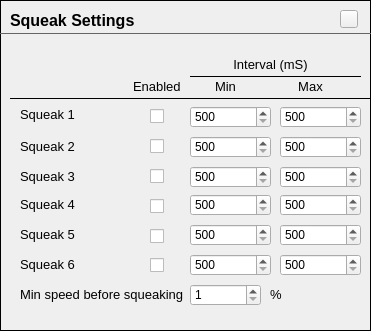
               <widget class="FrameContent" name="frmSqueaks">
                <property name="geometry">
                 <rect>
                  <x>10</x>
                  <y>180</y>
                  <width>371</width>
                  <height>331</height>
                 </rect>
                </property>
                <property name="frameShape">
                 <enum>QFrame::Box</enum>
                </property>
                <property name="frameShadow">
                 <enum>QFrame::Plain</enum>
                </property>
                <widget class="QFrame" name="frame_42">
                 <property name="geometry">
                  <rect>
                   <x>0</x>
                   <y>23</y>
                   <width>371</width>
                   <height>20</height>
                  </rect>
                 </property>
                 <property name="styleSheet">
                  <string notr="true">color: #666;</string>
                 </property>
                 <property name="frameShape">
                  <enum>QFrame::HLine</enum>
                 </property>
                 <property name="frameShadow">
                  <enum>QFrame::Plain</enum>
                 </property>
                </widget>
                <widget class="HelpButton" name="hpbSoundSqueaks">
                 <property name="geometry">
                  <rect>
                   <x>340</x>
                   <y>10</y>
                   <width>18</width>
                   <height>18</height>
                  </rect>
                 </property>
                 <property name="maximumSize">
                  <size>
                   <width>18</width>
                   <height>18</height>
                  </size>
                 </property>
                 <property name="text">
                  <string/>
                 </property>
                </widget>
                <widget class="QLabel" name="label_175">
                 <property name="geometry">
                  <rect>
                   <x>10</x>
                   <y>10</y>
                   <width>181</width>
                   <height>21</height>
                  </rect>
                 </property>
                 <property name="font">
                  <font>
                   <pointsize>12</pointsize>
                   <weight>75</weight>
                   <bold>true</bold>
                  </font>
                 </property>
                 <property name="text">
                  <string>Squeak Settings</string>
                 </property>
                </widget>
                <widget class="QSpinBox" name="spinSqueak3Max">
                 <property name="geometry">
                  <rect>
                   <x>280</x>
                   <y>166</y>
                   <width>81</width>
                   <height>22</height>
                  </rect>
                 </property>
                 <property name="minimum">
                  <number>500</number>
                 </property>
                 <property name="maximum">
                  <number>10000</number>
                 </property>
                 <property name="singleStep">
                  <number>50</number>
                 </property>
                </widget>
                <widget class="QLabel" name="lblSqueak1">
                 <property name="geometry">
                  <rect>
                   <x>20</x>
                   <y>104</y>
                   <width>91</width>
                   <height>21</height>
                  </rect>
                 </property>
                 <property name="font">
                  <font>
                   <pointsize>10</pointsize>
                  </font>
                 </property>
                 <property name="text">
                  <string>Squeak 1</string>
                 </property>
                </widget>
                <widget class="QSpinBox" name="spinSqueak1Min">
                 <property name="geometry">
                  <rect>
                   <x>190</x>
                   <y>106</y>
                   <width>81</width>
                   <height>22</height>
                  </rect>
                 </property>
                 <property name="minimum">
                  <number>500</number>
                 </property>
                 <property name="maximum">
                  <number>10000</number>
                 </property>
                 <property name="singleStep">
                  <number>50</number>
                 </property>
                </widget>
                <widget class="QLabel" name="lblSqueakHeader4">
                 <property name="geometry">
                  <rect>
                   <x>190</x>
                   <y>76</y>
                   <width>71</width>
                   <height>21</height>
                  </rect>
                 </property>
                 <property name="font">
                  <font>
                   <pointsize>10</pointsize>
                  </font>
                 </property>
                 <property name="text">
                  <string>Min</string>
                 </property>
                 <property name="alignment">
                  <set>Qt::AlignCenter</set>
                 </property>
                </widget>
                <widget class="QSpinBox" name="spinSqueak3Min">
                 <property name="geometry">
                  <rect>
                   <x>190</x>
                   <y>166</y>
                   <width>81</width>
                   <height>22</height>
                  </rect>
                 </property>
                 <property name="minimum">
                  <number>500</number>
                 </property>
                 <property name="maximum">
                  <number>10000</number>
                 </property>
                 <property name="singleStep">
                  <number>50</number>
                 </property>
                </widget>
                <widget class="QLabel" name="lblMinSqueakSpeed2">
                 <property name="geometry">
                  <rect>
                   <x>270</x>
                   <y>284</y>
                   <width>21</width>
                   <height>21</height>
                  </rect>
                 </property>
                 <property name="font">
                  <font>
                   <pointsize>10</pointsize>
                  </font>
                 </property>
                 <property name="text">
                  <string>%</string>
                 </property>
                </widget>
                <widget class="QSpinBox" name="spinSqueak1Max">
                 <property name="geometry">
                  <rect>
                   <x>280</x>
                   <y>106</y>
                   <width>81</width>
                   <height>22</height>
                  </rect>
                 </property>
                 <property name="minimum">
                  <number>500</number>
                 </property>
                 <property name="maximum">
                  <number>10000</number>
                 </property>
                 <property name="singleStep">
                  <number>50</number>
                 </property>
                </widget>
                <widget class="QSpinBox" name="spinSqueak5Min">
                 <property name="geometry">
                  <rect>
                   <x>190</x>
                   <y>224</y>
                   <width>81</width>
                   <height>22</height>
                  </rect>
                 </property>
                 <property name="minimum">
                  <number>500</number>
                 </property>
                 <property name="maximum">
                  <number>10000</number>
                 </property>
                 <property name="singleStep">
                  <number>50</number>
                 </property>
                </widget>
                <widget class="QLabel" name="lblSqueakHeader3">
                 <property name="geometry">
                  <rect>
                   <x>190</x>
                   <y>54</y>
                   <width>161</width>
                   <height>21</height>
                  </rect>
                 </property>
                 <property name="font">
                  <font>
                   <pointsize>10</pointsize>
                  </font>
                 </property>
                 <property name="text">
                  <string>Interval (mS)</string>
                 </property>
                 <property name="alignment">
                  <set>Qt::AlignCenter</set>
                 </property>
                </widget>
                <widget class="QCheckBox" name="chkEnableSqueak5">
                 <property name="geometry">
                  <rect>
                   <x>150</x>
                   <y>227</y>
                   <width>16</width>
                   <height>18</height>
                  </rect>
                 </property>
                 <property name="text">
                  <string/>
                 </property>
                </widget>
                <widget class="QSpinBox" name="spinSqueak5Max">
                 <property name="geometry">
                  <rect>
                   <x>280</x>
                   <y>224</y>
                   <width>81</width>
                   <height>22</height>
                  </rect>
                 </property>
                 <property name="minimum">
                  <number>500</number>
                 </property>
                 <property name="maximum">
                  <number>10000</number>
                 </property>
                 <property name="singleStep">
                  <number>50</number>
                 </property>
                </widget>
                <widget class="QFrame" name="frmSqueakHeader1">
                 <property name="geometry">
                  <rect>
                   <x>190</x>
                   <y>66</y>
                   <width>171</width>
                   <height>20</height>
                  </rect>
                 </property>
                 <property name="frameShape">
                  <enum>QFrame::HLine</enum>
                 </property>
                 <property name="frameShadow">
                  <enum>QFrame::Plain</enum>
                 </property>
                </widget>
                <widget class="QLabel" name="lblMinSqueakSpeed1">
                 <property name="geometry">
                  <rect>
                   <x>20</x>
                   <y>284</y>
                   <width>171</width>
                   <height>21</height>
                  </rect>
                 </property>
                 <property name="font">
                  <font>
                   <pointsize>10</pointsize>
                  </font>
                 </property>
                 <property name="text">
                  <string>Min speed before squeaking</string>
                 </property>
                </widget>
                <widget class="QSpinBox" name="spinSqueak2Max">
                 <property name="geometry">
                  <rect>
                   <x>280</x>
                   <y>136</y>
                   <width>81</width>
                   <height>22</height>
                  </rect>
                 </property>
                 <property name="minimum">
                  <number>500</number>
                 </property>
                 <property name="maximum">
                  <number>10000</number>
                 </property>
                 <property name="singleStep">
                  <number>50</number>
                 </property>
                </widget>
                <widget class="QLabel" name="lblSqueak5">
                 <property name="geometry">
                  <rect>
                   <x>20</x>
                   <y>224</y>
                   <width>91</width>
                   <height>21</height>
                  </rect>
                 </property>
                 <property name="font">
                  <font>
                   <pointsize>10</pointsize>
                  </font>
                 </property>
                 <property name="text">
                  <string>Squeak 5</string>
                 </property>
                </widget>
                <widget class="QSpinBox" name="spinSqueak4Max">
                 <property name="geometry">
                  <rect>
                   <x>280</x>
                   <y>194</y>
                   <width>81</width>
                   <height>22</height>
                  </rect>
                 </property>
                 <property name="minimum">
                  <number>500</number>
                 </property>
                 <property name="maximum">
                  <number>10000</number>
                 </property>
                 <property name="singleStep">
                  <number>50</number>
                 </property>
                </widget>
                <widget class="QSpinBox" name="spinSqueak6Min">
                 <property name="geometry">
                  <rect>
                   <x>190</x>
                   <y>254</y>
                   <width>81</width>
                   <height>22</height>
                  </rect>
                 </property>
                 <property name="minimum">
                  <number>500</number>
                 </property>
                 <property name="maximum">
                  <number>10000</number>
                 </property>
                 <property name="singleStep">
                  <number>50</number>
                 </property>
                </widget>
                <widget class="QLabel" name="lblSqueak2">
                 <property name="geometry">
                  <rect>
                   <x>20</x>
                   <y>136</y>
                   <width>91</width>
                   <height>21</height>
                  </rect>
                 </property>
                 <property name="font">
                  <font>
                   <pointsize>10</pointsize>
                  </font>
                 </property>
                 <property name="text">
                  <string>Squeak 2</string>
                 </property>
                </widget>
                <widget class="QSpinBox" name="spinSqueak2Min">
                 <property name="geometry">
                  <rect>
                   <x>190</x>
                   <y>136</y>
                   <width>81</width>
                   <height>22</height>
                  </rect>
                 </property>
                 <property name="minimum">
                  <number>500</number>
                 </property>
                 <property name="maximum">
                  <number>10000</number>
                 </property>
                 <property name="singleStep">
                  <number>50</number>
                 </property>
                </widget>
                <widget class="QCheckBox" name="chkEnableSqueak3">
                 <property name="geometry">
                  <rect>
                   <x>150</x>
                   <y>167</y>
                   <width>16</width>
                   <height>18</height>
                  </rect>
                 </property>
                 <property name="text">
                  <string/>
                 </property>
                </widget>
                <widget class="QSpinBox" name="spinSqueak6Max">
                 <property name="geometry">
                  <rect>
                   <x>280</x>
                   <y>254</y>
                   <width>81</width>
                   <height>22</height>
                  </rect>
                 </property>
                 <property name="minimum">
                  <number>500</number>
                 </property>
                 <property name="maximum">
                  <number>10000</number>
                 </property>
                 <property name="singleStep">
                  <number>50</number>
                 </property>
                </widget>
                <widget class="QCheckBox" name="chkEnableSqueak1">
                 <property name="geometry">
                  <rect>
                   <x>150</x>
                   <y>107</y>
                   <width>16</width>
                   <height>18</height>
                  </rect>
                 </property>
                 <property name="text">
                  <string/>
                 </property>
                </widget>
                <widget class="QLabel" name="lblSqueak3">
                 <property name="geometry">
                  <rect>
                   <x>20</x>
                   <y>166</y>
                   <width>91</width>
                   <height>21</height>
                  </rect>
                 </property>
                 <property name="font">
                  <font>
                   <pointsize>10</pointsize>
                  </font>
                 </property>
                 <property name="text">
                  <string>Squeak 3</string>
                 </property>
                </widget>
                <widget class="QCheckBox" name="chkEnableSqueak4">
                 <property name="geometry">
                  <rect>
                   <x>150</x>
                   <y>197</y>
                   <width>16</width>
                   <height>18</height>
                  </rect>
                 </property>
                 <property name="text">
                  <string/>
                 </property>
                </widget>
                <widget class="QCheckBox" name="chkEnableSqueak2">
                 <property name="geometry">
                  <rect>
                   <x>150</x>
                   <y>137</y>
                   <width>16</width>
                   <height>18</height>
                  </rect>
                 </property>
                 <property name="text">
                  <string/>
                 </property>
                </widget>
                <widget class="QSpinBox" name="spinSqueak4Min">
                 <property name="geometry">
                  <rect>
                   <x>190</x>
                   <y>194</y>
                   <width>81</width>
                   <height>22</height>
                  </rect>
                 </property>
                 <property name="minimum">
                  <number>500</number>
                 </property>
                 <property name="maximum">
                  <number>10000</number>
                 </property>
                 <property name="singleStep">
                  <number>50</number>
                 </property>
                </widget>
                <widget class="QLabel" name="lblSqueakHeader5">
                 <property name="geometry">
                  <rect>
                   <x>280</x>
                   <y>76</y>
                   <width>61</width>
                   <height>21</height>
                  </rect>
                 </property>
                 <property name="font">
                  <font>
                   <pointsize>10</pointsize>
                  </font>
                 </property>
                 <property name="text">
                  <string>Max</string>
                 </property>
                 <property name="alignment">
                  <set>Qt::AlignCenter</set>
                 </property>
                </widget>
                <widget class="QSpinBox" name="spinMinSqueakSpeed">
                 <property name="geometry">
                  <rect>
                   <x>190</x>
                   <y>284</y>
                   <width>71</width>
                   <height>22</height>
                  </rect>
                 </property>
                 <property name="minimum">
                  <number>1</number>
                 </property>
                 <property name="maximum">
                  <number>100</number>
                 </property>
                </widget>
                <widget class="QLabel" name="lblSqueakHeader2">
                 <property name="geometry">
                  <rect>
                   <x>133</x>
                   <y>76</y>
                   <width>51</width>
                   <height>21</height>
                  </rect>
                 </property>
                 <property name="font">
                  <font>
                   <pointsize>10</pointsize>
                  </font>
                 </property>
                 <property name="text">
                  <string>Enabled</string>
                 </property>
                </widget>
                <widget class="QCheckBox" name="chkEnableSqueak6">
                 <property name="geometry">
                  <rect>
                   <x>150</x>
                   <y>256</y>
                   <width>16</width>
                   <height>18</height>
                  </rect>
                 </property>
                 <property name="text">
                  <string/>
                 </property>
                </widget>
                <widget class="QLabel" name="lblSqueak4">
                 <property name="geometry">
                  <rect>
                   <x>20</x>
                   <y>194</y>
                   <width>91</width>
                   <height>21</height>
                  </rect>
                 </property>
                 <property name="font">
                  <font>
                   <pointsize>10</pointsize>
                  </font>
                 </property>
                 <property name="text">
                  <string>Squeak 4</string>
                 </property>
                </widget>
                <widget class="QLabel" name="lblSqueak6">
                 <property name="geometry">
                  <rect>
                   <x>20</x>
                   <y>254</y>
                   <width>91</width>
                   <height>21</height>
                  </rect>
                 </property>
                 <property name="font">
                  <font>
                   <pointsize>10</pointsize>
                  </font>
                 </property>
                 <property name="text">
                  <string>Squeak 6</string>
                 </property>
                </widget>
                <widget class="QFrame" name="frmSqueakHeader2">
                 <property name="geometry">
                  <rect>
                   <x>10</x>
                   <y>90</y>
                   <width>361</width>
                   <height>16</height>
                  </rect>
                 </property>
                 <property name="frameShape">
                  <enum>QFrame::HLine</enum>
                 </property>
                 <property name="frameShadow">
                  <enum>QFrame::Plain</enum>
                 </property>
                </widget>
               </widget>
